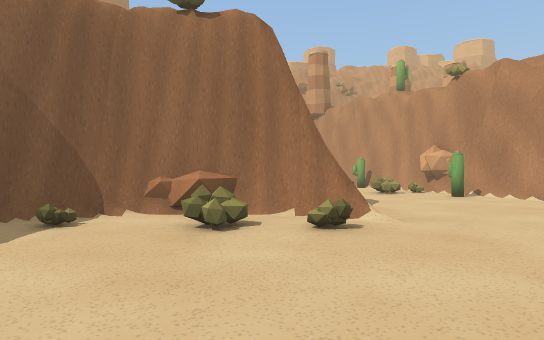
[1] (above)

22 first-person views from a walk through a 3-D level made in the Unity game engine. The camera is 1.5 m above the floor, looks level and sees 75° across. The floor is counted in squares, 2 m on a side. Each view is taken from the middle of a square. On the plan, view 1 faces up. The plan holds only what a view shows up to about 11 squares ahead; the rest is blank. The place goes on beyond the plan. The player is left out. Some surface patterns are stand-ins.

[2]
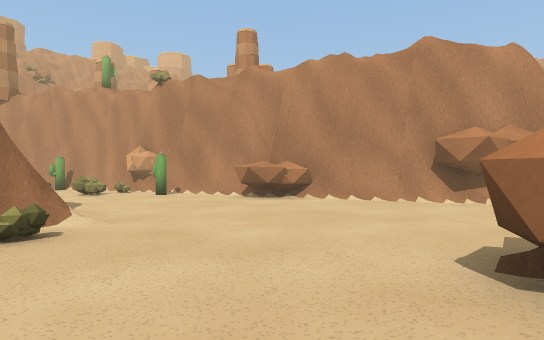

[3]
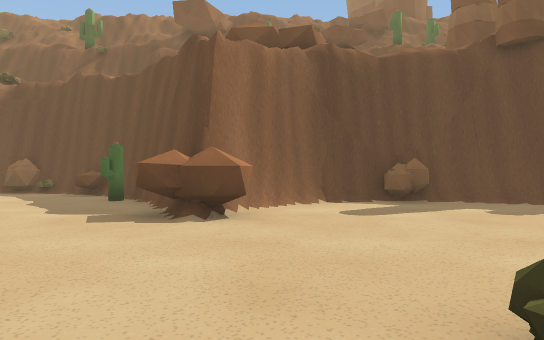

[4]
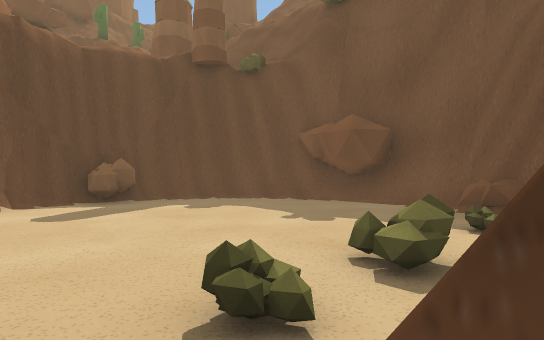

[5]
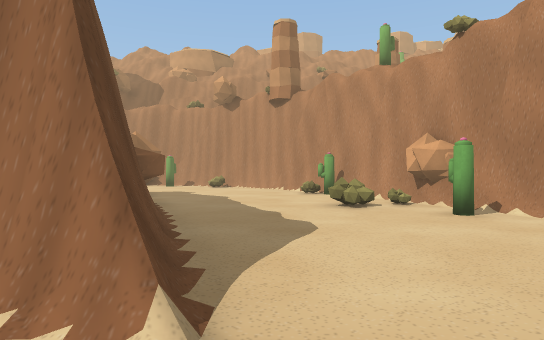

[6]
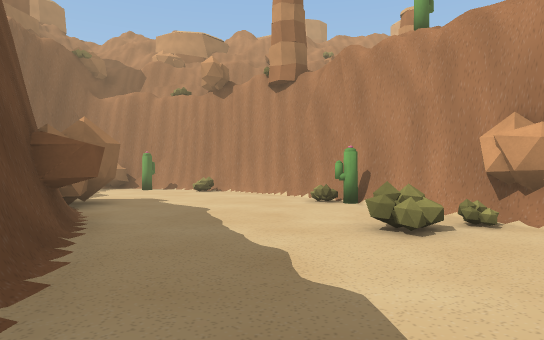

[7]
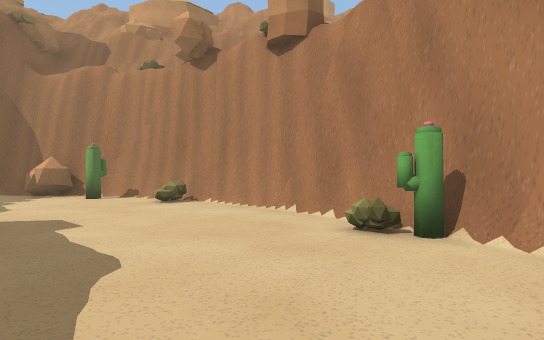

[8]
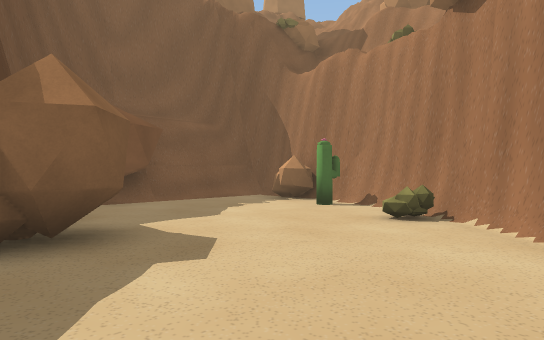

[9]
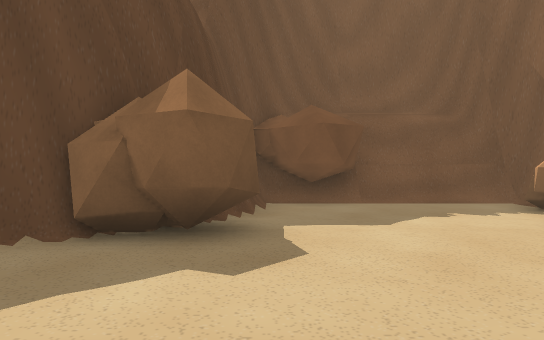

[10]
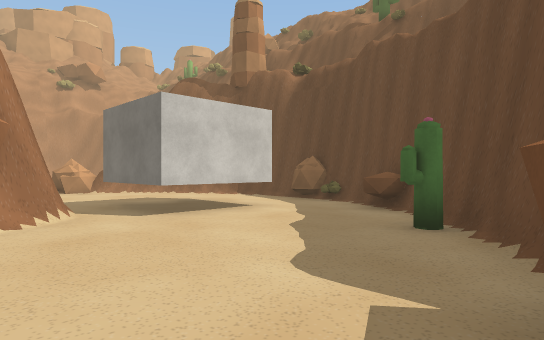

[11]
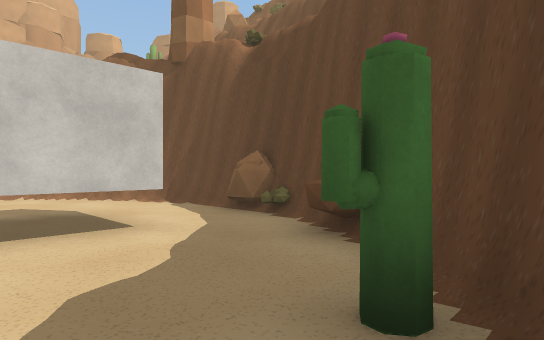

[12]
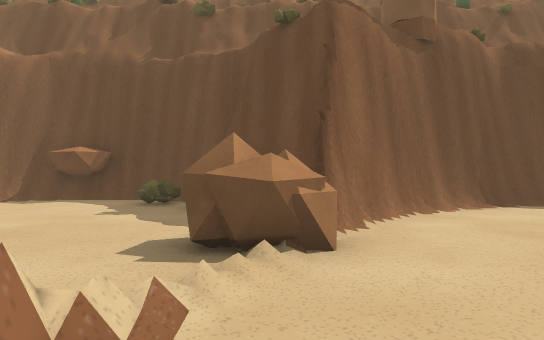

[13]
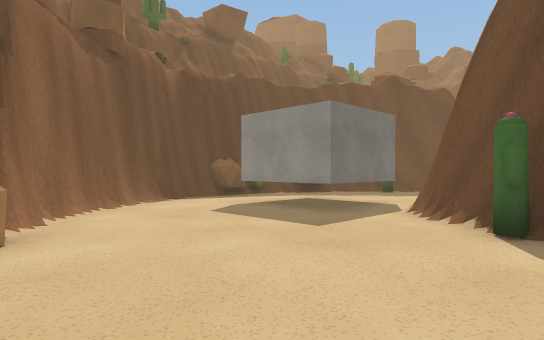

[14]
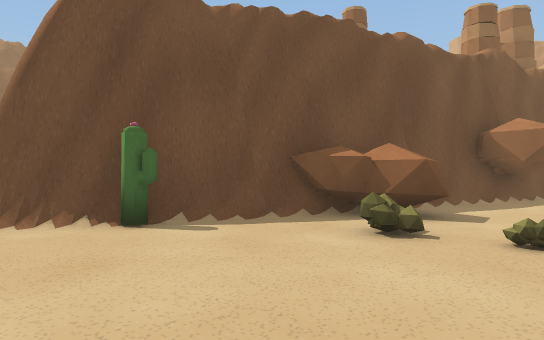

[15]
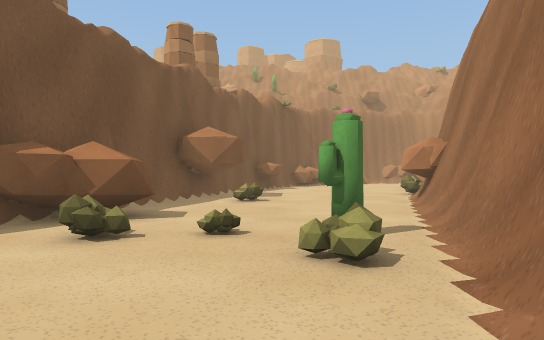

[16]
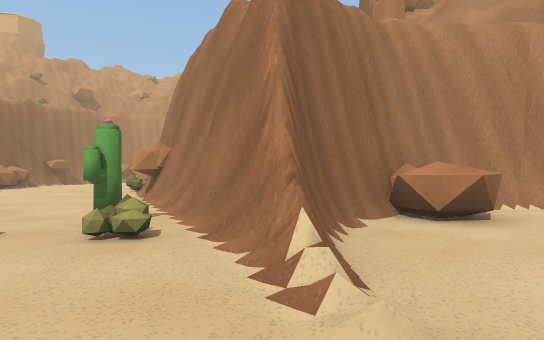

[17]
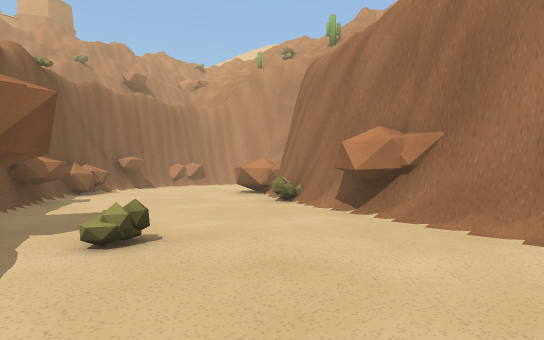

[18]
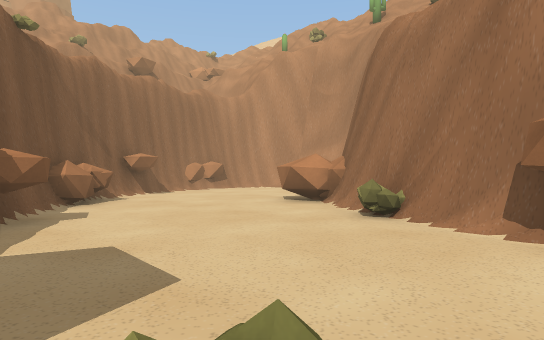

[19]
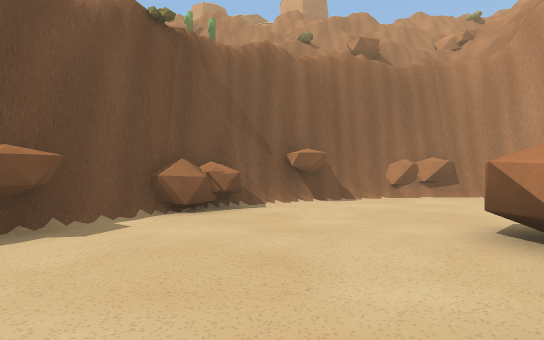

[20]
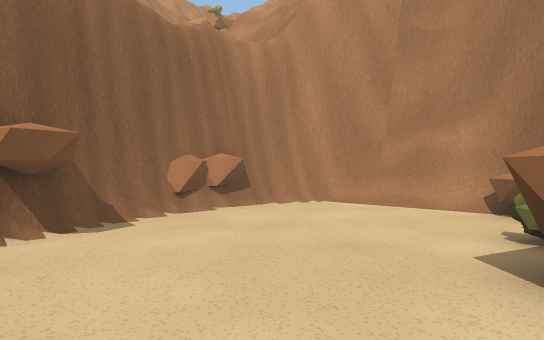

[21]
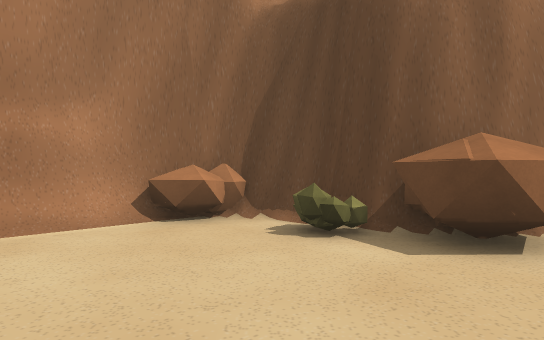

[22]
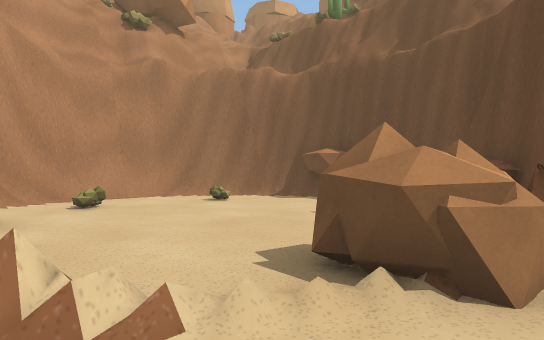

### Floor plan
Key: @ floor where view 1 was taken; # wall or solid block; x gap in a wall; . floor; = window, fence, low wall or low ledge; T thing the floor can be seen under or through; O other object.
Columns run from 6 left of view 1 to 28 right of it. Each row starts with its distance up from view 1.
 22 ####
 21 #OO#####                      OO
 20 #..O..O#                    #OO###
 19 #.....O##                 #O.....#
 18 #.......##              ###O.....#
 17 #........##             #O.......##
 16 #...O.....##           ##........##
 15   #OO....OO#          ##.......OOO#
 14    OO......#          #O....OOOO#O
 13     #......##        ##......OO
 12      O...OOOO        #......##
 11      O....O ##       #.....O#
 10       #....O.#      ##.....##
  9       #......#      #.O....#
  8       #......#      #.....O#
  7     OO##....OO       .....##
  6   ###O##......#    OOO....#
  5  ##O.OOO......##   OO.....#
  4 ##.............#  ##.OO.O##
  3 #..............# ##.....O#
  2 #..............###O......###O##
  1 #O..............##......## OO ##
  0 ##....@..OO......x......# ..O.=#
 -1  #.......##....#TT.....OO......##
 -2  ###.O.### ....T T.....OO....O.=#
 -3    ##O##   #O..T T....##.......##
 -4            ##O.......### ....O.##
 -5              O#OO..#####  .... #
 -6               ##O###     OO.. ##
 -7                          ###O##
 -8                             O

Positions as (right, up) in squares from view 1, and headings:
1: (0, 0), facing up
2: (0, 0), facing up-right
3: (2, 6), facing down
4: (2, 6), facing down-left
5: (2, 4), facing up
6: (2, 7), facing up
7: (2, 11), facing up
8: (2, 14), facing up-left
9: (2, 16), facing left
10: (4, 2), facing down-right
11: (5, -1), facing down-right
12: (17, 2), facing down
13: (17, 3), facing down-left
14: (17, 0), facing up-left
15: (17, 0), facing up
16: (16, -1), facing up-right
17: (15, 5), facing up-right
18: (16, 8), facing up-right
19: (20, 10), facing up
20: (20, 14), facing up-right
21: (22, 18), facing down-right
22: (16, 1), facing down-right
